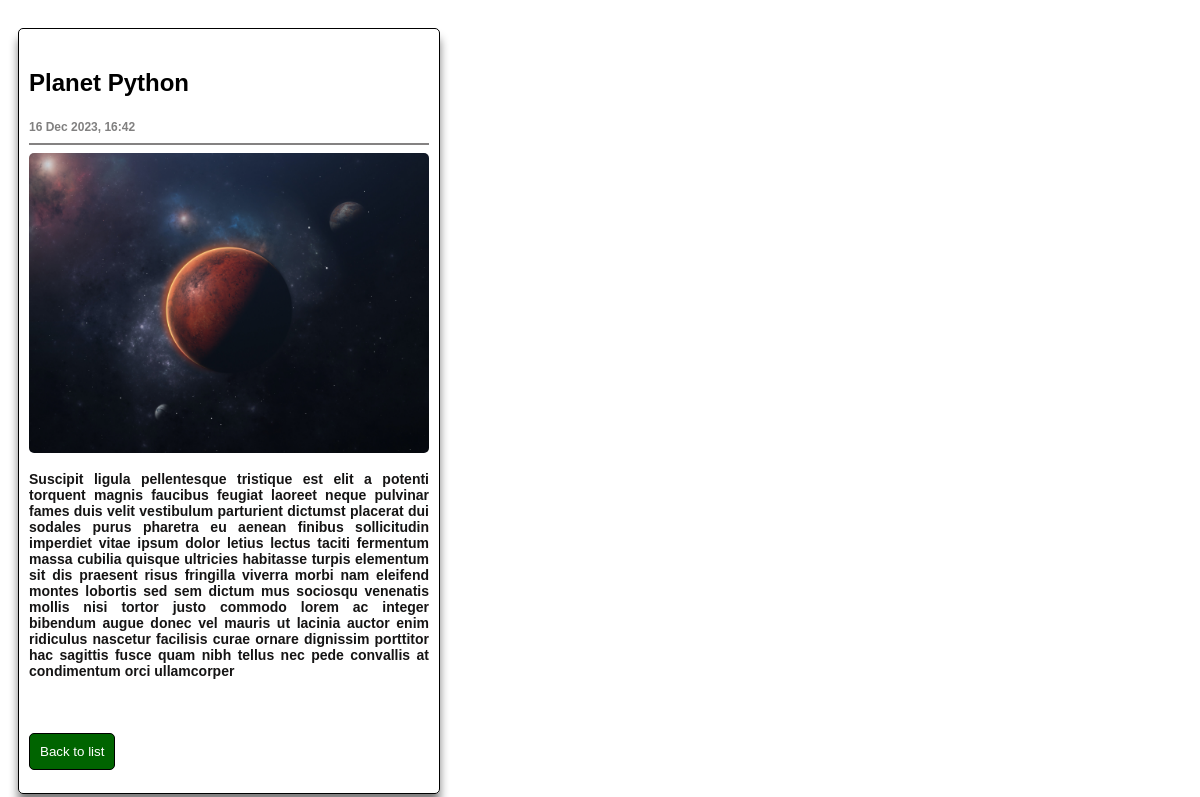
/blogs/2/, run on the app's committed database.
### blogs/models.py (models this page shows, shortened)
class Blog(models.Model):
    title = models.CharField(max_length=200)
    image = models.ImageField()
    pub_date = models.DateTimeField('date published')
    body = models.TextField()
    def pub_date_pretty(self):
        return self.pub_date.strftime("%d %b %Y, %H:%M")

### blogs/views.py (the view)
# urls.py: path('<int:blog_id>/', views.detail, name='detail')
def detail(request, blog_id):
    try:
        blog = get_object_or_404(Blog, pk=blog_id)
        template = 'blogs/detail.html'
        context = {
            'blog': blog,
        }
    except Blog.DoesNotExist:
        raise Http404("Blog does not exist")
    return render(request, template, context)

### blogs/templates/blogs/detail.html (shortened to what this page needs)
<!DOCTYPE html>
<html lang="en">
<head>
</head>
<body>
    <div class="container">
    {% if blog %}
        <article class="box">
            <h1>{{ blog.title }}</h1>
            <span>{{ blog.pub_date_pretty }}</span>
            <hr>
            <img src="{{ blog.image.url }}" alt="{{ blog.title }}">
            <div>
                <p>
                    {{ blog.body}}
                </p>
                <a href="{% url 'blogs:index' %}">
                    <button>Back to list</button>
                </a>
            </div>
        </article>
    {% else %}
        <p>No blog details.</p>
    {% endif %}
    </div>
</body>
</html>

### blogs/templates/blogs/detail.html (style rules this page uses)
.container { display: flex; flex-wrap: wrap; justify-content: start; align-items: center; width: 100%; }
h1 { font-size: 24px; font-weight: bold; font-family: Arial, Helvetica, sans-serif; }
hr { border: 1px solid rgb(132, 130, 130); padding: 0px 10px 0px 10px; }
.box { width: 400px; border: 1px solid black; margin: 20px 10px 20px 10px; padding: 20px 10px 20px 10px; border-radius: 5px; box-shadow: 0px 10px 10px 0px #818080; }
.box a { text-decoration: none; color:black; }
img { width: 100%; border-radius: 5px; height: 300px; object-fit: cover; }
p { font-size: 14px; font-weight: bold; font-family: Arial, Helvetica, sans-serif; color: #151414; }
span { font-size: 12px; font-weight: bold; font-family: Arial, Helvetica, sans-serif; color: #818080; }
article { text-align: justify; }
button { text-align: center; border: 1px solid black; padding: 10px; margin-top: 40px; margin-bottom: 3px; border-radius: 5px; text-decoration: none; color:white; background-color:darkgreen; }

### data on the page
Blog: title "Planet Python", pub_date_pretty "16 Dec 2023, 16:42", image (picture), body "Suscipit ligula pellentesque tristique est elit a potenti torquent magnis faucibus feugiat laoreet neque pulvinar fames duis velit vestibulum parturient dictumst placerat dui sodales purus pharetra eu aenean finibus sollicitudin imperdiet vitae ipsum dolor letius lectus taciti fermentum massa cubilia quisque ultricies habitasse turpis elementum sit dis praesent risus fringilla viverra morbi nam eleifend montes lobortis sed sem dictum mus sociosqu venenatis mollis nisi tortor justo commodo lorem ac integer bibendum augue donec vel mauris ut lacinia auctor enim ridiculus nascetur facilisis curae ornare dignissim porttitor hac sagittis fusce quam nibh tellus nec pede convallis at condimentum…"
